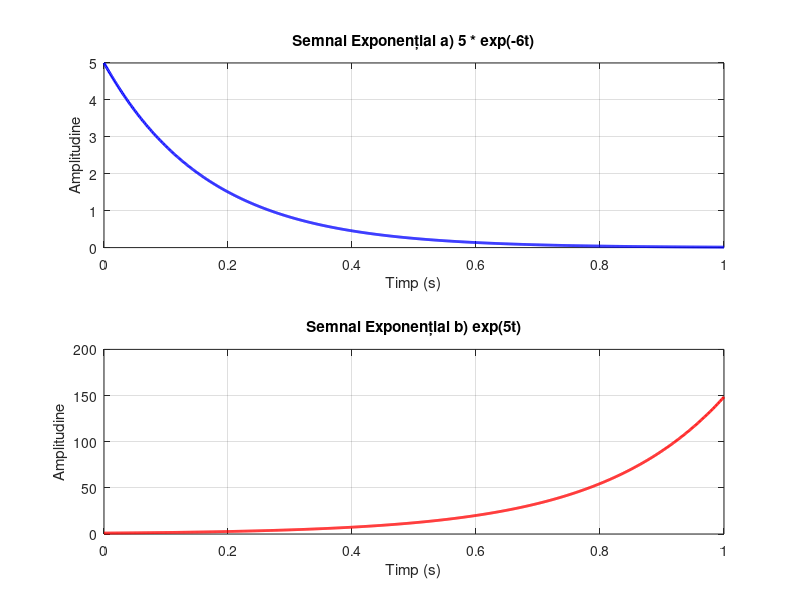

Recreate this plot in MATLAB.
% Definirea frecvenței de eșantionare
fd = 1000; % 1000 eșantioane pe secundă (Hz)

% Definirea intervalului de timp
t = 0:(1/fd):1; % De la 0 la 1 secundă cu frecvența de eșantionare specificată

% Calculul semnalului exponențial a) 5 * exp(-6t)
semnal_a = 5 * exp(-6*t);

% Afișarea semnalului exponențial a)
subplot(2, 1, 1);
plot(t, semnal_a, 'b', 'LineWidth', 2);
xlabel('Timp (s)');
ylabel('Amplitudine');
title('Semnal Exponențial a) 5 * exp(-6t)');
grid on;

% Calculul semnalului exponențial b) exp(5t)
semnal_b = exp(5*t);

% Afișarea semnalului exponențial b)
subplot(2, 1, 2);
plot(t, semnal_b, 'r', 'LineWidth', 2);
xlabel('Timp (s)');
ylabel('Amplitudine');
title('Semnal Exponențial b) exp(5t)');
grid on;
